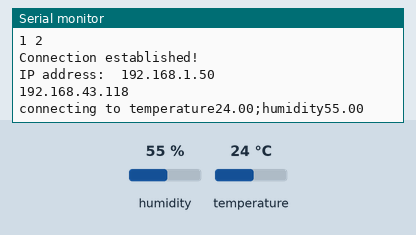
This sketch was run on a simulated ESP8266 (NodeMCU). Parts: the last lines printed to the serial monitor. The test bench sets the inputs (shaded band); at power-on: humidity 55 %, temperature 24 °C. WiFi joins after 1.5 s; servers stay silent unless stated.

Above: at 3.2 s.
3.3 s: humidity set to 22 %
At 5.2 s:
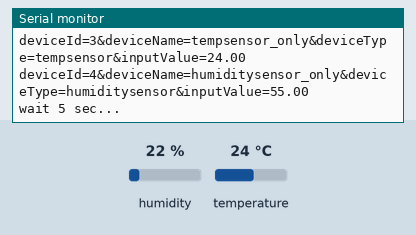
10.5 s: temperature set to 12 °C
At 16.1 s:
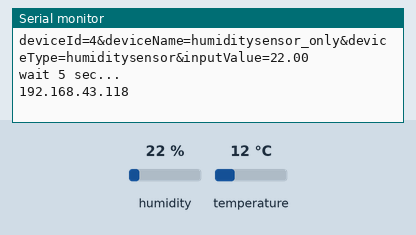
17.7 s: humidity set to 40 %
At 25.1 s:
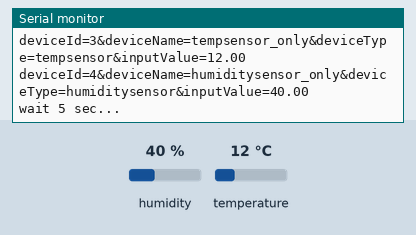
Timing chart, 0 to 26.6 s (numbered marks = the images above; inputs shaded):
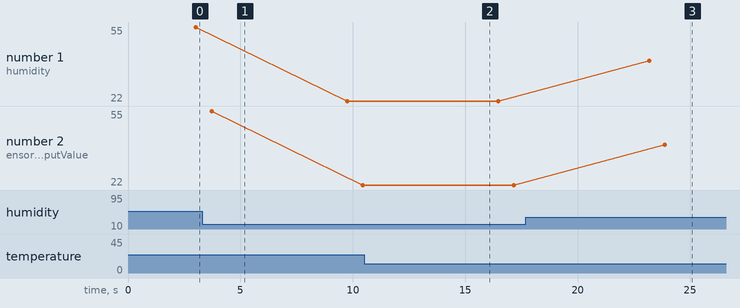

Measured:
- after the input at 17.7 s, the serial monitor: prints a new line after 5.5 s (image 3)
- plotted number 1: 55 → 22 after the input at 3.3 s, 22 → 40 after the input at 17.7 s
- plotted number 2: 22 → 40 after the input at 17.7 s

The sketch:

temphumidity.ino
```cpp
#include <ESP8266WiFi.h>
#include<String.h>
#include "DHTesp.h"
DHTesp dht;

const char* ssid     = "mathew";
const char* password = "lunargrey";


void setup() {
  dht.setup(4, DHTesp::DHT11);
  Serial.begin(115200);
  delay(10);


  IPAddress staticIP(192, 168, 43, 30);
  IPAddress gateway(192, 168, 43, 1);
  IPAddress subnet(255, 255, 255, 0);
  IPAddress dns(8, 8, 8, 8);
  const char* deviceName = "temphumiditysensor";

  WiFi.hostname(deviceName);
  WiFi.config(staticIP, subnet, gateway, dns);
  WiFi.begin(ssid, password);
  Serial.print("Connecting to ");
  Serial.print(ssid); Serial.println(" ...");

  int i = 0;
  while (WiFi.status() != WL_CONNECTED) {
    delay(1000);
    Serial.print(++i); Serial.print(' ');
  }

  Serial.println('\n');
  Serial.println("Connection established!");
  Serial.print("IP address:\t");
  Serial.println(WiFi.localIP());
}

void loop()
{
  const uint16_t port = 3000;
  const char * host = "192.168.43.118";
  Serial.println(host);
  delay(dht.getMinimumSamplingPeriod());

  float h = dht.getHumidity();
  float t = dht.getTemperature();
  Serial.print("connecting to ");
  Serial.println("temperature" + String(t) + ";humidity" + String(h));

  WiFiClient client;

  if (!client.connect(host, port)) {
    Serial.println("connection failed");
    Serial.println("wait 5 sec...");
    delay(5000);
    return;
  }

   client.print("deviceId=3&deviceName=tempsensor_only&deviceType=tempsensor&inputValue=" + String(t));
  delay(500);
   client.print("deviceId=4&deviceName=humiditysensor_only&deviceType=humiditysensor&inputValue=" + String(h));

   Serial.println("deviceId=3&deviceName=tempsensor_only&deviceType=tempsensor&inputValue=" + String(t));
  Serial.println("deviceId=4&deviceName=humiditysensor_only&deviceType=humiditysensor&inputValue=" + String(h));


  Serial.println("wait 5 sec...");
  delay(5000);
  client.stop();
}
```
